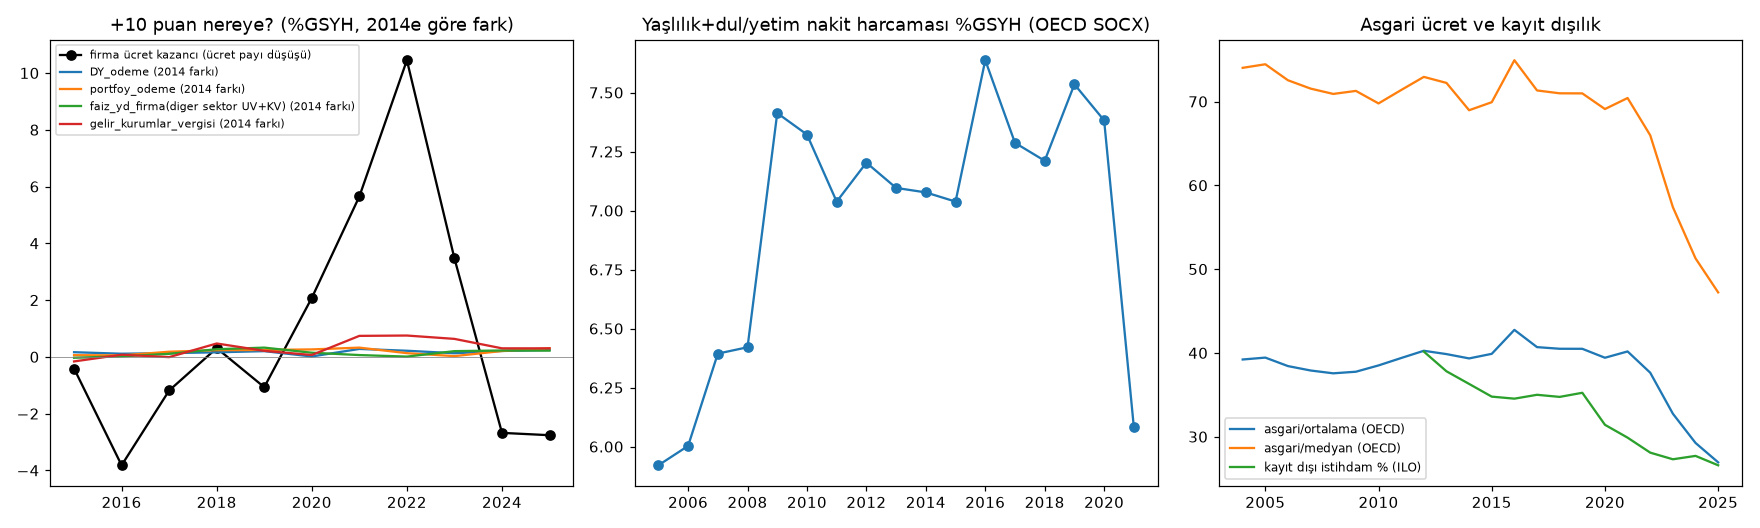

Source code (Python):
import json,csv
import matplotlib; matplotlib.use('Agg'); import matplotlib.pyplot as plt
L=open('../eksik/ham/bop.txt').read().split('\n')
def row(n):
    t=L[n-1].split()[-20:]; return {2006+i:float(x.replace('.',''))/1000 for i,x in enumerate(t)}  # mlr$
DI,PF,INT,BNK,OTH,ST,CRD=row(655),row(658),row(661),row(665),row(666),row(667),row(653+0)
def wb(i):
    d=json.load(open(f'ham/{i}.json'))[1]; return {int(r['date']):r['value'] for r in d if r['value'] is not None}
gdp=wb('NY.GDP.MKTP.CD'); pm=wb('BM.GSR.FCTY.CD'); px=wb('BX.GSR.FCTY.CD')
tx=wb('GC.TAX.YPKG.RV.ZS'); rv=wb('GC.REV.XGRT.GD.ZS')
tax={y:tx[y]*rv[y]/100 for y in tx if y in rv}; tax[2025]=tax[2024]  # VARSAYIM
ws={int(r['']):float(r['gap']) for r in csv.DictReader(open('../borc/yil_borc.csv'))}
Y=range(2015,2026)
g=lambda s,y: s[y]/(gdp[y]/1e9)*100
ser={'DY_odeme':lambda y:g(DI,y),'portfoy_odeme':lambda y:g(PF,y),
 'faiz_yd_firma(diger sektor UV+KV)':lambda y:g(OTH,y)+g(ST,y),'faiz_yd_banka_UV':lambda y:g(BNK,y),
 'net_birincil_gelir_cikisi':lambda y:(pm[y]-px[y])/gdp[y]*100,'gelir_kurumlar_vergisi':lambda y:tax[y]}
out=[];cum={}
for k,f in ser.items():
    b=f(2014); ex=[f(y)-b for y in Y]; cum[k]=(sum(ex),sum(f(y) for y in Y),b,f(2025))
    for y,e in zip(Y,ex): out.append([k,y,round(f(y),3),round(e,3)])
with open('seriler_iz.csv','w') as fh:
    w=csv.writer(fh); w.writerow(['seri','yil','pct_gsyh','2014e_gore_fark']); w.writerows(out)
ucret=-sum(ws[y] for y in Y)
for k,v in cum.items(): print(f'{k:40s} kum_fark={v[0]:6.2f} kum_duzey={v[1]:6.2f} 2014={v[2]:.2f} 2025={v[3]:.2f}')
print('ucret kazanci',round(ucret,2))
yd=cum['DY_odeme'][0]+cum['portfoy_odeme'][0]+cum['faiz_yd_firma(diger sektor UV+KV)'][0]
print('K1 yd sizinti (DY+portfoy+firma faiz) kum fark',round(yd,2),' K2 oran net birincil/3.85',round(cum['net_birincil_gelir_cikisi'][0]/3.85,2), 'yd/3.85',round(yd/3.85,2))
# emekli
old={}
for r in csv.DictReader(open('ham/old.csv')):
    if r['Unit of measure']=='Percentage of GDP': old[int(r['TIME_PERIOD'])]=float(r['OBS_VALUE'])
pl=sum(old[2014]-old[y] for y in range(2015,2022)); print('emekli kum kayip 2015-21',round(pl,2), {y:old[y] for y in range(2014,2022)})
gcn=json.load(open('../pasta/gdpcn.json'))[1]; g24=[r['value'] for r in gcn if r['date']=='2024'][0]
print('SGK 2024 odeme/GSYH [IKINCIL]',round(2.739292e12/g24*100,2))
m={};inf={}
for r in csv.DictReader(open('ham/min2ave.csv')): m.setdefault(r['AGGREGATION_OPERATION'],{})[int(r['TIME_PERIOD'])]=float(r['OBS_VALUE'])
seen=set()
for r in csv.DictReader(open('ham/nifl.csv')):
    y=int(r['TIME_PERIOD'])
    if r['SEX']=='SEX_T': inf[y]=float(r['OBS_VALUE'])
print('min/ort',{y:round(m['MEAN'][y],1) for y in (2004,2013,2014,2019,2021,2022,2023,2024,2025)})
print('min/medyan',{y:round(m['MEDIAN'][y],1) for y in (2014,2021,2022,2025)})
print('kayitdisi',{y:inf[y] for y in (2014,2019,2022,2025)})
json.dump({'cum':cum,'ucret':ucret,'yd':yd,'pl':pl},open('ozet.json','w'),indent=1)
fig,ax=plt.subplots(1,3,figsize=(16,4.8))
ax[0].plot(list(Y),[-ws[y] for y in Y],'k-o',label='firma ücret kazancı (ücret payı düşüşü)')
for k in ['DY_odeme','portfoy_odeme','faiz_yd_firma(diger sektor UV+KV)','gelir_kurumlar_vergisi']:
    ax[0].plot(list(Y),[x[3] for x in out if x[0]==k],label=k+' (2014 farkı)')
ax[0].axhline(0,c='gray',lw=.5);ax[0].set_title('+10 puan nereye? (%GSYH, 2014e göre fark)');ax[0].legend(fontsize=7)
ax[1].plot(sorted(old),[old[y] for y in sorted(old)],'o-');ax[1].set_title('Yaşlılık+dul/yetim nakit harcaması %GSYH (OECD SOCX)')
ax[2].plot(sorted(m['MEAN']),[m['MEAN'][y] for y in sorted(m['MEAN'])],label='asgari/ortalama (OECD)')
ax[2].plot(sorted(m['MEDIAN']),[m['MEDIAN'][y] for y in sorted(m['MEDIAN'])],label='asgari/medyan (OECD)')
ax[2].plot(sorted(inf),[inf[y] for y in sorted(inf)],label='kayıt dışı istihdam % (ILO)');ax[2].legend(fontsize=8);ax[2].set_title('Asgari ücret ve kayıt dışılık')
plt.tight_layout();plt.savefig('iz.png',dpi=110)
